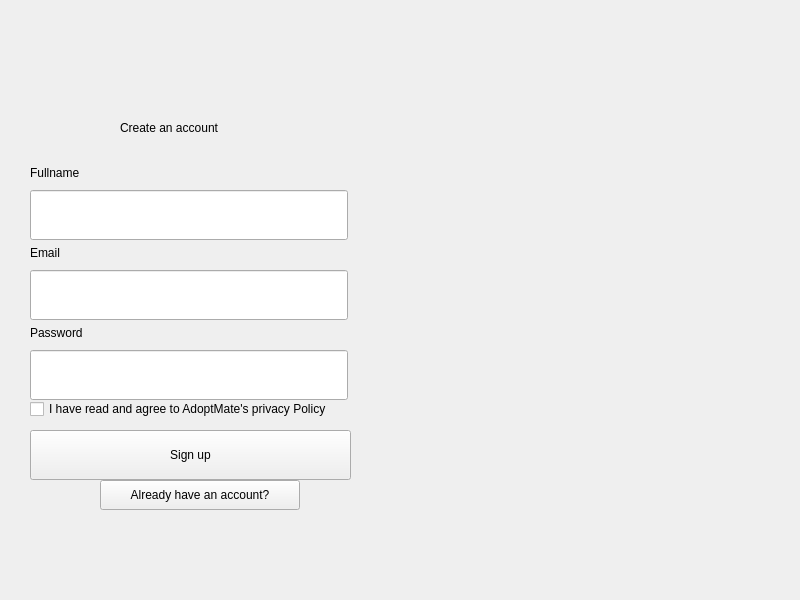
<?xml version="1.0" encoding="UTF-8"?>
<ui version="4.0">
 <class>MainWindow</class>
 <widget class="QMainWindow" name="MainWindow">
  <property name="geometry">
   <rect>
    <x>0</x>
    <y>0</y>
    <width>800</width>
    <height>600</height>
   </rect>
  </property>
  <property name="windowTitle">
   <string>MainWindow</string>
  </property>
  <widget class="QWidget" name="centralwidget">
   <widget class="QLabel" name="label_4">
    <property name="geometry">
     <rect>
      <x>30</x>
      <y>160</y>
      <width>318</width>
      <height>25</height>
     </rect>
    </property>
    <property name="maximumSize">
     <size>
      <width>16777215</width>
      <height>25</height>
     </size>
    </property>
    <property name="styleSheet">
     <string notr="true"/>
    </property>
    <property name="text">
     <string>Fullname</string>
    </property>
   </widget>
   <widget class="QLineEdit" name="txtEmail">
    <property name="geometry">
     <rect>
      <x>30</x>
      <y>190</y>
      <width>318</width>
      <height>50</height>
     </rect>
    </property>
    <property name="maximumSize">
     <size>
      <width>16777215</width>
      <height>50</height>
     </size>
    </property>
    <property name="styleSheet">
     <string notr="true"/>
    </property>
   </widget>
   <widget class="QLabel" name="label">
    <property name="geometry">
     <rect>
      <x>390</x>
      <y>80</y>
      <width>376</width>
      <height>400</height>
     </rect>
    </property>
    <property name="maximumSize">
     <size>
      <width>16777215</width>
      <height>400</height>
     </size>
    </property>
    <property name="text">
     <string/>
    </property>
    <property name="pixmap">
     <pixmap>../img/3766277.png</pixmap>
    </property>
    <property name="scaledContents">
     <bool>true</bool>
    </property>
   </widget>
   <widget class="QPushButton" name="btnLogin">
    <property name="geometry">
     <rect>
      <x>30</x>
      <y>430</y>
      <width>321</width>
      <height>50</height>
     </rect>
    </property>
    <property name="minimumSize">
     <size>
      <width>0</width>
      <height>50</height>
     </size>
    </property>
    <property name="maximumSize">
     <size>
      <width>16777215</width>
      <height>50</height>
     </size>
    </property>
    <property name="cursor">
     <cursorShape>PointingHandCursor</cursorShape>
    </property>
    <property name="styleSheet">
     <string notr="true"/>
    </property>
    <property name="text">
     <string>Sign up</string>
    </property>
   </widget>
   <widget class="QLabel" name="label_3">
    <property name="geometry">
     <rect>
      <x>80</x>
      <y>20</y>
      <width>200</width>
      <height>80</height>
     </rect>
    </property>
    <property name="minimumSize">
     <size>
      <width>200</width>
      <height>80</height>
     </size>
    </property>
    <property name="maximumSize">
     <size>
      <width>200</width>
      <height>80</height>
     </size>
    </property>
    <property name="text">
     <string/>
    </property>
    <property name="pixmap">
     <pixmap>../img/logo.png</pixmap>
    </property>
    <property name="scaledContents">
     <bool>true</bool>
    </property>
   </widget>
   <widget class="QLabel" name="label_5">
    <property name="geometry">
     <rect>
      <x>30</x>
      <y>240</y>
      <width>318</width>
      <height>25</height>
     </rect>
    </property>
    <property name="maximumSize">
     <size>
      <width>16777215</width>
      <height>25</height>
     </size>
    </property>
    <property name="styleSheet">
     <string notr="true"/>
    </property>
    <property name="text">
     <string>Email</string>
    </property>
   </widget>
   <widget class="QLabel" name="label_7">
    <property name="geometry">
     <rect>
      <x>120</x>
      <y>100</y>
      <width>144</width>
      <height>56</height>
     </rect>
    </property>
    <property name="styleSheet">
     <string notr="true"/>
    </property>
    <property name="text">
     <string>Create an account</string>
    </property>
   </widget>
   <widget class="QLabel" name="label_8">
    <property name="geometry">
     <rect>
      <x>30</x>
      <y>320</y>
      <width>318</width>
      <height>25</height>
     </rect>
    </property>
    <property name="maximumSize">
     <size>
      <width>16777215</width>
      <height>25</height>
     </size>
    </property>
    <property name="styleSheet">
     <string notr="true"/>
    </property>
    <property name="text">
     <string>Password</string>
    </property>
   </widget>
   <widget class="QLineEdit" name="txtPassword_2">
    <property name="geometry">
     <rect>
      <x>30</x>
      <y>350</y>
      <width>318</width>
      <height>50</height>
     </rect>
    </property>
    <property name="maximumSize">
     <size>
      <width>16777215</width>
      <height>50</height>
     </size>
    </property>
    <property name="styleSheet">
     <string notr="true"/>
    </property>
    <property name="echoMode">
     <enum>QLineEdit::Password</enum>
    </property>
   </widget>
   <widget class="QLineEdit" name="txtEmail_2">
    <property name="geometry">
     <rect>
      <x>30</x>
      <y>270</y>
      <width>318</width>
      <height>50</height>
     </rect>
    </property>
    <property name="maximumSize">
     <size>
      <width>16777215</width>
      <height>50</height>
     </size>
    </property>
    <property name="styleSheet">
     <string notr="true"/>
    </property>
   </widget>
   <widget class="QCheckBox" name="checkBox">
    <property name="geometry">
     <rect>
      <x>30</x>
      <y>400</y>
      <width>351</width>
      <height>18</height>
     </rect>
    </property>
    <property name="cursor">
     <cursorShape>PointingHandCursor</cursorShape>
    </property>
    <property name="styleSheet">
     <string notr="true"/>
    </property>
    <property name="text">
     <string>I have read and agree to AdoptMate's privacy Policy</string>
    </property>
   </widget>
   <widget class="QPushButton" name="btn_login">
    <property name="geometry">
     <rect>
      <x>100</x>
      <y>480</y>
      <width>200</width>
      <height>30</height>
     </rect>
    </property>
    <property name="minimumSize">
     <size>
      <width>52</width>
      <height>30</height>
     </size>
    </property>
    <property name="maximumSize">
     <size>
      <width>200</width>
      <height>30</height>
     </size>
    </property>
    <property name="cursor">
     <cursorShape>PointingHandCursor</cursorShape>
    </property>
    <property name="styleSheet">
     <string notr="true"/>
    </property>
    <property name="text">
     <string>Already have an account?</string>
    </property>
   </widget>
  </widget>
 </widget>
 <resources/>
 <connections/>
</ui>
